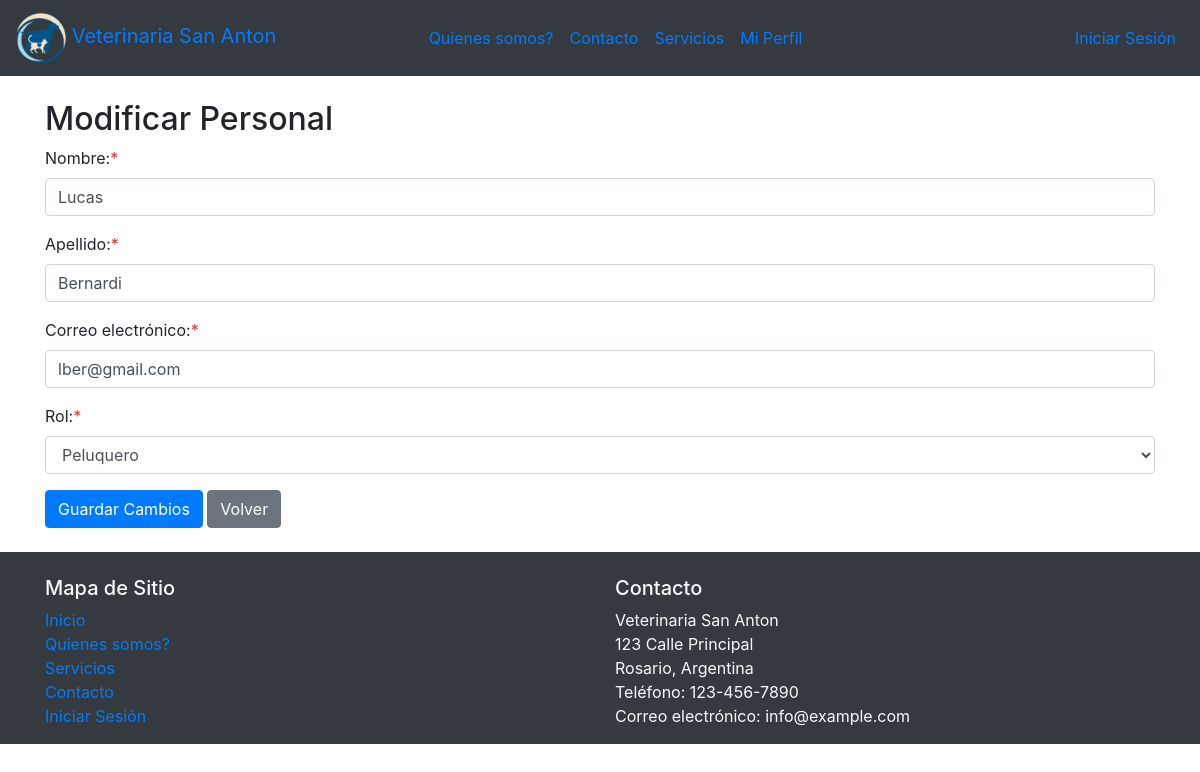
The page /modificar_personal.php?id=1 on the database its author committed.
### tables this page shows
CREATE TABLE `personal` (
  `id` int(11) NOT NULL,
  `email` varchar(20) NOT NULL,
  `clave` int(20) NOT NULL,
  `rol_id` int(11) NOT NULL,
  `nombre` varchar(20) NOT NULL,
  `apellido` varchar(20) NOT NULL
);

### modificar_personal.php (the view, shortened to what this page needs)
<!DOCTYPE html>
<html lang="es">
<head>
  <link rel="stylesheet" href="https://maxcdn.bootstrapcdn.com/bootstrap/4.5.2/css/bootstrap.min.css">
</head>
<body>
<nav class="navbar navbar-expand-lg  bg-dark ">
    <a class="navbar-brand" href="pagina.html">
      <img src="imagenes/logovet.png" alt="Logo" width="50" height="50">
        Veterinaria San Anton
    </a>
  <div class="collapse navbar-collapse" id="navbarNav">
    <ul class="navbar-nav mx-auto" >
      <li class="nav-item">
        <a class="nav-link" href="quienes-somos.html">Quienes somos?</a>
      </li>
      <li class="nav-item">
        <a class="nav-link" href="contacto.html">Contacto</a>
      </li>
      <li class="nav-item">
        <a class="nav-link" href="servicios.html">Servicios</a>
      </li>
      <li class="nav-item">
        <a class="nav-link" href="gestionar-mi-perfil.php">Mi Perfil</a>
      </li>
    </ul>
    <ul class="navbar-nav ml-auto">
      <li class="nav-item">
        <a class="nav-link" href="login.html">Iniciar Sesión</a>
      </li>
    </ul>
  </div>
</nav>
<div class="container mt-4">
  <h2>Modificar Personal</h2>
  <?php
  include 'conexion.php';
  $id_personal = $_GET['id'];
  $consulta_personal = "SELECT * FROM personal WHERE id = '$id_personal'";
  $resultado_personal = $conn->query($consulta_personal);
  if ($resultado_personal->num_rows > 0) {
      $personal = $resultado_personal->fetch_assoc();
  ?>
      <form action="procesar_modificacion_personal.php" method="post">
        <div class="form-group">
          <label for="nombre">Nombre:<span class="text-danger">*</span></label>
          <input type="text" class="form-control" id="nombre" name="nombre" value="<?php echo $personal['nombre']; ?>" required>
        </div>
        <div class="form-group">
          <label for="apellido">Apellido:<span class="text-danger">*</span></label>
          <input type="text" class="form-control" id="apellido" name="apellido" value="<?php echo $personal['apellido']; ?>" required>
        </div>
        <div class="form-group">
          <label for="email">Correo electrónico:<span class="text-danger">*</span></label>
          <input type="email" class="form-control" id="email" name="email" value="<?php echo $personal['email']; ?>" required>
        </div>
        <div class="form-group">
          <label for="rol_id">Rol:<span class="text-danger">*</span></label>
          <select class="form-control" id="rol_id" name="rol_id" required>
            <option value="2" <?php if ($personal['rol_id'] == 2) echo 'selected'; ?>>Peluquero</option>
          </select>
        </div>
        <button type="submit" class="btn btn-primary">Guardar Cambios</button>
        <a href="listar_personales.php" class="btn btn-secondary">Volver</a>
      </form>
  <?php
  } else {
      echo "<p>Personal no encontrado.</p>";
  }
  ?>
</div>
<br>
<footer class="footer bg-dark text-light">
  <div class="container">
    <div class="row">
      <div class="col-md-6">
        <br>
        <h5>Mapa de Sitio</h5>
        <ul class="list-unstyled">
          <li><a href="pagina.html">Inicio</a></li>
          <li><a href="quienes-somos.html">Quienes somos?</a></li>
          <li><a href="servicios.html">Servicios</a></li>
          <li><a href="contacto.html">Contacto</a></li>
          <li><a href="login.html">Iniciar Sesión</a></li>
        </ul>
      </div>
      <div class="col-md-6">
        <br>
        <h5>Contacto</h5>
        <address>
          Veterinaria San Anton<br>
          123 Calle Principal<br>
          Rosario, Argentina<br>
          Teléfono: 123-456-7890<br>
          Correo electrónico: info@example.com
        </address>
      </div>
    </div>
  </div>
</footer>
</body>
</html>

### rows shown on the page
personal: nombre "Lucas", apellido "Bernardi", email "lber@gmail.com", rol_id "Peluquero"
